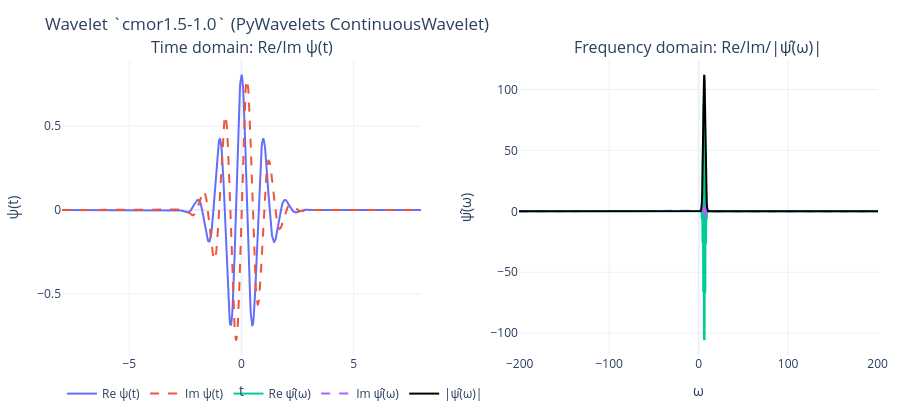

The notebook cell saved with this chart:
### Code cell
# Default wavelet used by `WaveletModel` (see `model/wavelet/wavelet.py`).
fig = plot_wavelet_time_and_frequency("cmor1.5-1.0", wavefun_level=10)
fig.show()

### Figure 1 — Plotly figure (JSON) as saved in the notebook; plotly's stock layout.template omitted (floating-point values rounded to 4 significant figures; data arrays with more than 128 entries replaced by an {"elided": "..."} marker saying what was removed)
{"data": [{"line": {"width": 2}, "mode": "lines", "name": "Re ψ(t)", "type": "scatter", "x": {"elided": "1024 float values"}, "xaxis": "x", "y": {"elided": "1024 float values"}, "yaxis": "y"}, {"line": {"dash": "dash", "width": 2}, "mode": "lines", "name": "Im ψ(t)", "type": "scatter", "x": {"elided": "1024 float values"}, "xaxis": "x", "y": {"elided": "1024 float values"}, "yaxis": "y"}, {"line": {"width": 2}, "mode": "lines", "name": "Re ψ̂(ω)", "type": "scatter", "x": {"elided": "1024 float values"}, "xaxis": "x2", "y": {"elided": "1024 float values"}, "yaxis": "y2"}, {"line": {"dash": "dash", "width": 2}, "mode": "lines", "name": "Im ψ̂(ω)", "type": "scatter", "x": {"elided": "1024 float values"}, "xaxis": "x2", "y": {"elided": "1024 float values"}, "yaxis": "y2"}, {"line": {"color": "black", "width": 2}, "mode": "lines", "name": "|ψ̂(ω)|", "type": "scatter", "x": {"elided": "1024 float values"}, "xaxis": "x2", "y": {"elided": "1024 float values"}, "yaxis": "y2"}], "layout": {"annotations": [{"font": {"size": 16}, "showarrow": false, "text": "Time domain: Re/Im ψ(t)", "x": 0.22, "xanchor": "center", "xref": "paper", "y": 1, "yanchor": "bottom", "yref": "paper"}, {"font": {"size": 16}, "showarrow": false, "text": "Frequency domain: Re/Im/|ψ̂(ω)|", "x": 0.78, "xanchor": "center", "xref": "paper", "y": 1, "yanchor": "bottom", "yref": "paper"}], "height": 420, "legend": {"orientation": "h", "x": 0, "xanchor": "left", "y": -0.18, "yanchor": "bottom"}, "margin": {"b": 60, "l": 40, "r": 20, "t": 60}, "title": {"text": "Wavelet `cmor1.5-1.0` (PyWavelets ContinuousWavelet)"}, "xaxis": {"anchor": "y", "domain": [0, 0.44], "title": {"text": "t"}, "zeroline": true}, "xaxis2": {"anchor": "y2", "domain": [0.56, 1], "title": {"text": "ω"}, "zeroline": true}, "yaxis": {"anchor": "x", "domain": [0, 1], "title": {"text": "ψ(t)"}, "zeroline": true}, "yaxis2": {"anchor": "x2", "domain": [0, 1], "title": {"text": "ψ̂(ω)"}, "zeroline": true}}}
